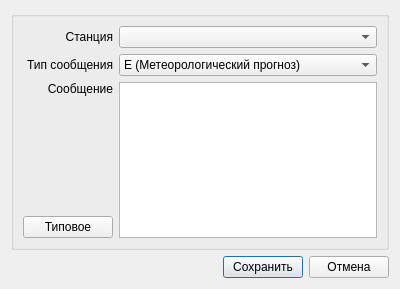
<?xml version="1.0" encoding="UTF-8"?>
<ui version="4.0">
 <class>SvNavtexEditorDialog</class>
 <widget class="QDialog" name="SvNavtexEditorDialog">
  <property name="geometry">
   <rect>
    <x>0</x>
    <y>0</y>
    <width>400</width>
    <height>289</height>
   </rect>
  </property>
  <property name="windowTitle">
   <string>Dialog</string>
  </property>
  <layout class="QVBoxLayout" name="verticalLayout_3">
   <item>
    <widget class="QGroupBox" name="gbVessels_3">
     <property name="font">
      <font>
       <weight>75</weight>
       <bold>true</bold>
      </font>
     </property>
     <property name="title">
      <string/>
     </property>
     <layout class="QVBoxLayout" name="verticalLayout_2">
      <item>
       <layout class="QHBoxLayout" name="horizontalLayout_17">
        <item>
         <widget class="QLabel" name="label_15">
          <property name="minimumSize">
           <size>
            <width>90</width>
            <height>0</height>
           </size>
          </property>
          <property name="maximumSize">
           <size>
            <width>90</width>
            <height>16777215</height>
           </size>
          </property>
          <property name="font">
           <font>
            <weight>50</weight>
            <bold>false</bold>
           </font>
          </property>
          <property name="text">
           <string>Станция</string>
          </property>
          <property name="alignment">
           <set>Qt::AlignRight|Qt::AlignTrailing|Qt::AlignVCenter</set>
          </property>
         </widget>
        </item>
        <item>
         <widget class="QComboBox" name="cbNAVTEXStation">
          <property name="font">
           <font>
            <weight>50</weight>
            <bold>false</bold>
           </font>
          </property>
         </widget>
        </item>
       </layout>
      </item>
      <item>
       <layout class="QHBoxLayout" name="horizontalLayout_19">
        <item>
         <widget class="QLabel" name="label_17">
          <property name="minimumSize">
           <size>
            <width>90</width>
            <height>0</height>
           </size>
          </property>
          <property name="maximumSize">
           <size>
            <width>90</width>
            <height>16777215</height>
           </size>
          </property>
          <property name="font">
           <font>
            <weight>50</weight>
            <bold>false</bold>
           </font>
          </property>
          <property name="text">
           <string>Тип сообщения</string>
          </property>
          <property name="alignment">
           <set>Qt::AlignRight|Qt::AlignTrailing|Qt::AlignVCenter</set>
          </property>
         </widget>
        </item>
        <item>
         <widget class="QComboBox" name="cbNAVTEXMessageType">
          <property name="font">
           <font>
            <weight>50</weight>
            <bold>false</bold>
           </font>
          </property>
          <property name="currentIndex">
           <number>4</number>
          </property>
          <property name="sizeAdjustPolicy">
           <enum>QComboBox::AdjustToMinimumContentsLength</enum>
          </property>
          <item>
           <property name="text">
            <string>A (Навигационное предупреждение)</string>
           </property>
          </item>
          <item>
           <property name="text">
            <string>B (Метеорологическое предупреждение)</string>
           </property>
          </item>
          <item>
           <property name="text">
            <string>C (Ледовая сводка)</string>
           </property>
          </item>
          <item>
           <property name="text">
            <string>D (Аварийно-спасательное сообщениe)</string>
           </property>
          </item>
          <item>
           <property name="text">
            <string>E (Метеорологический прогноз)</string>
           </property>
          </item>
          <item>
           <property name="text">
            <string>F (Информация для лоцманов)</string>
           </property>
          </item>
          <item>
           <property name="text">
            <string>G (Cообщение системы Decca)</string>
           </property>
          </item>
          <item>
           <property name="text">
            <string>H (Cообщение системы LORAN)</string>
           </property>
          </item>
          <item>
           <property name="text">
            <string>I (Cообщение системы Omega)</string>
           </property>
          </item>
          <item>
           <property name="text">
            <string>J (Статус спутников GPS и ГЛОНАСС)</string>
           </property>
          </item>
          <item>
           <property name="text">
            <string>K (Дополнение к «J»)</string>
           </property>
          </item>
          <item>
           <property name="text">
            <string>L (Сообщение о потере буровых платформ)</string>
           </property>
          </item>
          <item>
           <property name="text">
            <string>V (Подробное навигационное предупреждение &quot;A&quot;)</string>
           </property>
          </item>
          <item>
           <property name="text">
            <string>W X Y (Тестовый режим)</string>
           </property>
          </item>
          <item>
           <property name="text">
            <string>Z (Предупреждение отсутствует)</string>
           </property>
          </item>
         </widget>
        </item>
       </layout>
      </item>
      <item>
       <layout class="QHBoxLayout" name="horizontalLayout">
        <item>
         <layout class="QVBoxLayout" name="verticalLayout">
          <item>
           <widget class="QLabel" name="label_18">
            <property name="minimumSize">
             <size>
              <width>90</width>
              <height>0</height>
             </size>
            </property>
            <property name="maximumSize">
             <size>
              <width>90</width>
              <height>16777215</height>
             </size>
            </property>
            <property name="font">
             <font>
              <weight>50</weight>
              <bold>false</bold>
             </font>
            </property>
            <property name="text">
             <string>Сообщение</string>
            </property>
            <property name="alignment">
             <set>Qt::AlignRight|Qt::AlignTop|Qt::AlignTrailing</set>
            </property>
           </widget>
          </item>
          <item>
           <spacer name="verticalSpacer">
            <property name="orientation">
             <enum>Qt::Vertical</enum>
            </property>
            <property name="sizeHint" stdset="0">
             <size>
              <width>20</width>
              <height>40</height>
             </size>
            </property>
           </spacer>
          </item>
          <item>
           <widget class="QPushButton" name="bnSimpleMessage">
            <property name="font">
             <font>
              <weight>50</weight>
              <bold>false</bold>
             </font>
            </property>
            <property name="text">
             <string>Типовое</string>
            </property>
           </widget>
          </item>
         </layout>
        </item>
        <item>
         <widget class="QTextEdit" name="textNAVTEXMessageText">
          <property name="font">
           <font>
            <weight>50</weight>
            <bold>false</bold>
           </font>
          </property>
         </widget>
        </item>
       </layout>
      </item>
     </layout>
    </widget>
   </item>
   <item>
    <layout class="QHBoxLayout" name="layoutButtons">
     <item>
      <spacer name="hSpacerButtons">
       <property name="orientation">
        <enum>Qt::Horizontal</enum>
       </property>
       <property name="sizeType">
        <enum>QSizePolicy::Expanding</enum>
       </property>
       <property name="sizeHint" stdset="0">
        <size>
         <width>40</width>
         <height>20</height>
        </size>
       </property>
      </spacer>
     </item>
     <item>
      <widget class="QPushButton" name="bnSave">
       <property name="sizePolicy">
        <sizepolicy hsizetype="Fixed" vsizetype="Fixed">
         <horstretch>0</horstretch>
         <verstretch>0</verstretch>
        </sizepolicy>
       </property>
       <property name="maximumSize">
        <size>
         <width>80</width>
         <height>16777215</height>
        </size>
       </property>
       <property name="text">
        <string>Сохранить</string>
       </property>
       <property name="default">
        <bool>true</bool>
       </property>
      </widget>
     </item>
     <item>
      <widget class="QPushButton" name="bnCancel">
       <property name="sizePolicy">
        <sizepolicy hsizetype="Fixed" vsizetype="Fixed">
         <horstretch>0</horstretch>
         <verstretch>0</verstretch>
        </sizepolicy>
       </property>
       <property name="maximumSize">
        <size>
         <width>80</width>
         <height>16777215</height>
        </size>
       </property>
       <property name="text">
        <string>Отмена</string>
       </property>
      </widget>
     </item>
    </layout>
   </item>
  </layout>
 </widget>
 <resources/>
 <connections/>
</ui>
